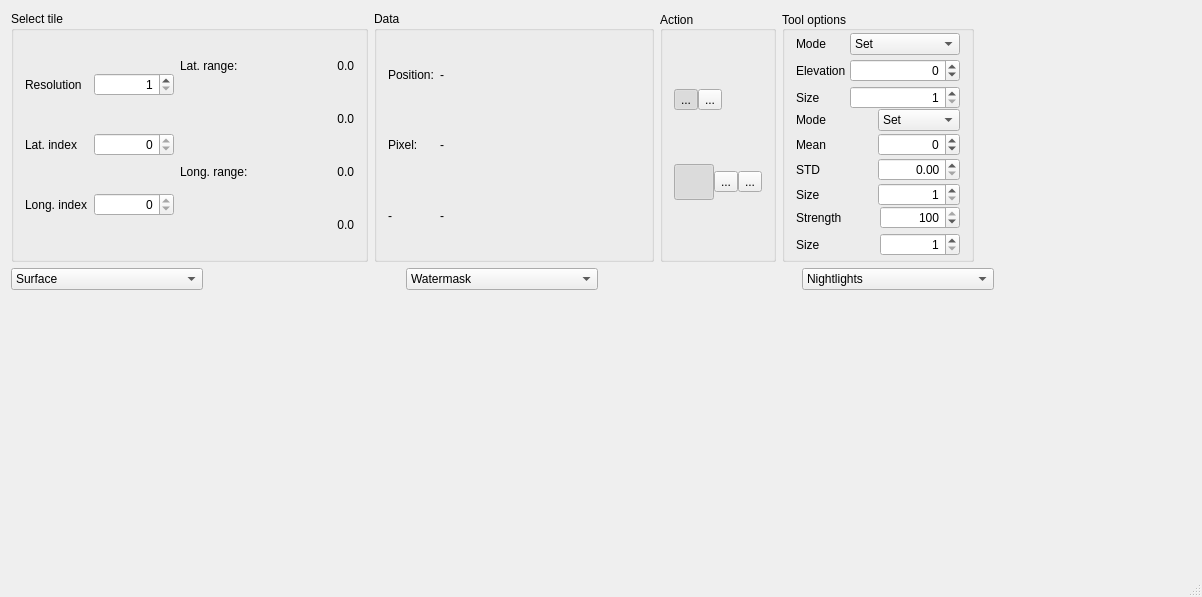
<?xml version="1.0" encoding="UTF-8"?>
<ui version="4.0">
 <class>tileedit</class>
 <widget class="QMainWindow" name="tileedit">
  <property name="geometry">
   <rect>
    <x>0</x>
    <y>0</y>
    <width>1202</width>
    <height>597</height>
   </rect>
  </property>
  <property name="windowTitle">
   <string>SpaceXpanse tileedit</string>
  </property>
  <property name="windowIcon">
   <iconset resource="tileedit.qrc">
    <normaloff>:/tileedit/resources/appicon32.png</normaloff>:/tileedit/resources/appicon32.png</iconset>
  </property>
  <widget class="QWidget" name="centralWidget">
   <property name="sizePolicy">
    <sizepolicy hsizetype="Preferred" vsizetype="Preferred">
     <horstretch>0</horstretch>
     <verstretch>0</verstretch>
    </sizepolicy>
   </property>
   <layout class="QVBoxLayout" name="verticalLayout">
    <item>
     <layout class="QHBoxLayout" name="horizontalLayout" stretch="0,0,0,0,1">
      <item>
       <widget class="QGroupBox" name="groupBox">
        <property name="title">
         <string>Select tile</string>
        </property>
        <layout class="QHBoxLayout" name="horizontalLayout_2">
         <property name="spacing">
          <number>6</number>
         </property>
         <item>
          <layout class="QGridLayout" name="gridLayout_2">
           <property name="bottomMargin">
            <number>0</number>
           </property>
           <item row="1" column="0">
            <widget class="QLabel" name="label_5">
             <property name="text">
              <string>Lat. index</string>
             </property>
            </widget>
           </item>
           <item row="0" column="0">
            <widget class="QLabel" name="label_4">
             <property name="text">
              <string>Resolution</string>
             </property>
            </widget>
           </item>
           <item row="2" column="0">
            <widget class="QLabel" name="label_6">
             <property name="text">
              <string>Long. index</string>
             </property>
            </widget>
           </item>
           <item row="0" column="1">
            <widget class="QSpinBox" name="spinResolution">
             <property name="minimumSize">
              <size>
               <width>80</width>
               <height>0</height>
              </size>
             </property>
             <property name="alignment">
              <set>Qt::AlignRight|Qt::AlignTrailing|Qt::AlignVCenter</set>
             </property>
             <property name="minimum">
              <number>1</number>
             </property>
             <property name="maximum">
              <number>19</number>
             </property>
            </widget>
           </item>
           <item row="1" column="1">
            <widget class="QSpinBox" name="spinLatidx">
             <property name="minimumSize">
              <size>
               <width>80</width>
               <height>0</height>
              </size>
             </property>
             <property name="alignment">
              <set>Qt::AlignRight|Qt::AlignTrailing|Qt::AlignVCenter</set>
             </property>
             <property name="maximum">
              <number>0</number>
             </property>
            </widget>
           </item>
           <item row="2" column="1">
            <widget class="QSpinBox" name="spinLngidx">
             <property name="minimumSize">
              <size>
               <width>80</width>
               <height>0</height>
              </size>
             </property>
             <property name="layoutDirection">
              <enum>Qt::LeftToRight</enum>
             </property>
             <property name="alignment">
              <set>Qt::AlignRight|Qt::AlignTrailing|Qt::AlignVCenter</set>
             </property>
             <property name="maximum">
              <number>0</number>
             </property>
            </widget>
           </item>
          </layout>
         </item>
         <item>
          <layout class="QGridLayout" name="gridLayout_3">
           <item row="0" column="0">
            <widget class="QLabel" name="label_7">
             <property name="text">
              <string>Lat. range:</string>
             </property>
            </widget>
           </item>
           <item row="1" column="1">
            <widget class="QLabel" name="labelLatmax">
             <property name="minimumSize">
              <size>
               <width>100</width>
               <height>0</height>
              </size>
             </property>
             <property name="text">
              <string>0.0</string>
             </property>
             <property name="alignment">
              <set>Qt::AlignRight|Qt::AlignTrailing|Qt::AlignVCenter</set>
             </property>
            </widget>
           </item>
           <item row="0" column="1">
            <widget class="QLabel" name="labelLatmin">
             <property name="minimumSize">
              <size>
               <width>100</width>
               <height>0</height>
              </size>
             </property>
             <property name="text">
              <string>0.0</string>
             </property>
             <property name="alignment">
              <set>Qt::AlignRight|Qt::AlignTrailing|Qt::AlignVCenter</set>
             </property>
            </widget>
           </item>
           <item row="2" column="1">
            <widget class="QLabel" name="labelLngmin">
             <property name="minimumSize">
              <size>
               <width>100</width>
               <height>0</height>
              </size>
             </property>
             <property name="text">
              <string>0.0</string>
             </property>
             <property name="alignment">
              <set>Qt::AlignRight|Qt::AlignTrailing|Qt::AlignVCenter</set>
             </property>
            </widget>
           </item>
           <item row="2" column="0">
            <widget class="QLabel" name="label_11">
             <property name="text">
              <string>Long. range:</string>
             </property>
            </widget>
           </item>
           <item row="3" column="1">
            <widget class="QLabel" name="labelLngmax">
             <property name="minimumSize">
              <size>
               <width>100</width>
               <height>0</height>
              </size>
             </property>
             <property name="text">
              <string>0.0</string>
             </property>
             <property name="alignment">
              <set>Qt::AlignRight|Qt::AlignTrailing|Qt::AlignVCenter</set>
             </property>
            </widget>
           </item>
          </layout>
         </item>
        </layout>
       </widget>
      </item>
      <item>
       <widget class="QGroupBox" name="groupTileData">
        <property name="title">
         <string>Data</string>
        </property>
        <layout class="QGridLayout" name="gridLayout_5">
         <item row="1" column="1">
          <widget class="QLabel" name="labelData2">
           <property name="text">
            <string>-</string>
           </property>
          </widget>
         </item>
         <item row="1" column="0">
          <widget class="QLabel" name="labelKey2">
           <property name="text">
            <string>Pixel:</string>
           </property>
          </widget>
         </item>
         <item row="0" column="0">
          <widget class="QLabel" name="labelKey1">
           <property name="text">
            <string>Position:</string>
           </property>
          </widget>
         </item>
         <item row="0" column="1">
          <widget class="QLabel" name="labelData1">
           <property name="minimumSize">
            <size>
             <width>200</width>
             <height>0</height>
            </size>
           </property>
           <property name="text">
            <string>-</string>
           </property>
          </widget>
         </item>
         <item row="2" column="0">
          <widget class="QLabel" name="labelKey3">
           <property name="text">
            <string>-</string>
           </property>
          </widget>
         </item>
         <item row="2" column="1">
          <widget class="QLabel" name="labelData3">
           <property name="text">
            <string>-</string>
           </property>
          </widget>
         </item>
        </layout>
       </widget>
      </item>
      <item>
       <widget class="QGroupBox" name="groupBox_3">
        <property name="minimumSize">
         <size>
          <width>0</width>
          <height>0</height>
         </size>
        </property>
        <property name="title">
         <string>Action</string>
        </property>
        <property name="alignment">
         <set>Qt::AlignLeading|Qt::AlignLeft|Qt::AlignVCenter</set>
        </property>
        <property name="flat">
         <bool>false</bool>
        </property>
        <layout class="QVBoxLayout" name="verticalLayout_2">
         <property name="spacing">
          <number>0</number>
         </property>
         <property name="topMargin">
          <number>4</number>
         </property>
         <property name="bottomMargin">
          <number>4</number>
         </property>
         <item>
          <layout class="QHBoxLayout" name="horizontalLayout_6">
           <property name="spacing">
            <number>0</number>
           </property>
           <property name="bottomMargin">
            <number>0</number>
           </property>
           <item>
            <widget class="QToolButton" name="btnActionNavigate">
             <property name="toolTip">
              <string>Navigate</string>
             </property>
             <property name="text">
              <string>...</string>
             </property>
             <property name="icon">
              <iconset resource="tileedit.qrc">
               <normaloff>:/tileedit/resources/icon_navigate_inactive.png</normaloff>
               <normalon>:/tileedit/resources/icon_navigate.png</normalon>
               <disabledoff>:/tileedit/resources/icon_navigate.png</disabledoff>
               <disabledon>:/tileedit/resources/icon_navigate.png</disabledon>
               <activeoff>:/tileedit/resources/icon_navigate.png</activeoff>
               <activeon>:/tileedit/resources/icon_navigate.png</activeon>
               <selectedoff>:/tileedit/resources/icon_navigate.png</selectedoff>
               <selectedon>:/tileedit/resources/icon_navigate.png</selectedon>:/tileedit/resources/icon_navigate_inactive.png</iconset>
             </property>
             <property name="iconSize">
              <size>
               <width>32</width>
               <height>32</height>
              </size>
             </property>
             <property name="checkable">
              <bool>true</bool>
             </property>
             <property name="checked">
              <bool>true</bool>
             </property>
             <property name="autoExclusive">
              <bool>true</bool>
             </property>
             <attribute name="buttonGroup">
              <string notr="true">bgrpAction</string>
             </attribute>
            </widget>
           </item>
           <item>
            <widget class="QToolButton" name="btnActionElevEdit">
             <property name="toolTip">
              <string>Edit elevation</string>
             </property>
             <property name="text">
              <string>...</string>
             </property>
             <property name="icon">
              <iconset resource="tileedit.qrc">
               <normaloff>:/tileedit/resources/icon_elevedit_inactive.png</normaloff>
               <normalon>:/tileedit/resources/icon_elevedit.png</normalon>
               <disabledon>:/tileedit/resources/icon_elevedit.png</disabledon>:/tileedit/resources/icon_elevedit_inactive.png</iconset>
             </property>
             <property name="iconSize">
              <size>
               <width>32</width>
               <height>32</height>
              </size>
             </property>
             <property name="checkable">
              <bool>true</bool>
             </property>
             <property name="autoExclusive">
              <bool>true</bool>
             </property>
             <attribute name="buttonGroup">
              <string notr="true">bgrpAction</string>
             </attribute>
            </widget>
           </item>
           <item>
            <spacer name="horizontalSpacer_2">
             <property name="orientation">
              <enum>Qt::Horizontal</enum>
             </property>
             <property name="sizeType">
              <enum>QSizePolicy::MinimumExpanding</enum>
             </property>
             <property name="sizeHint" stdset="0">
              <size>
               <width>20</width>
               <height>20</height>
              </size>
             </property>
            </spacer>
           </item>
          </layout>
         </item>
         <item>
          <widget class="QWidget" name="widget" native="true">
           <property name="sizePolicy">
            <sizepolicy hsizetype="Preferred" vsizetype="Fixed">
             <horstretch>0</horstretch>
             <verstretch>0</verstretch>
            </sizepolicy>
           </property>
           <property name="minimumSize">
            <size>
             <width>0</width>
             <height>36</height>
            </size>
           </property>
           <property name="maximumSize">
            <size>
             <width>16777215</width>
             <height>36</height>
            </size>
           </property>
           <layout class="QHBoxLayout" name="horizontalLayout_8">
            <property name="spacing">
             <number>0</number>
            </property>
            <property name="leftMargin">
             <number>0</number>
            </property>
            <property name="topMargin">
             <number>0</number>
            </property>
            <property name="rightMargin">
             <number>0</number>
            </property>
            <property name="bottomMargin">
             <number>0</number>
            </property>
            <item>
             <widget class="QWidget" name="widgetElevEditTools" native="true">
              <property name="enabled">
               <bool>true</bool>
              </property>
              <layout class="QHBoxLayout" name="horizontalLayout_7">
               <property name="spacing">
                <number>0</number>
               </property>
               <property name="leftMargin">
                <number>0</number>
               </property>
               <property name="topMargin">
                <number>0</number>
               </property>
               <property name="rightMargin">
                <number>0</number>
               </property>
               <property name="bottomMargin">
                <number>0</number>
               </property>
               <item>
                <widget class="QToolButton" name="btnElevPaint">
                 <property name="toolTip">
                  <string>Paint elevation value</string>
                 </property>
                 <property name="text">
                  <string/>
                 </property>
                 <property name="icon">
                  <iconset resource="tileedit.qrc">
                   <normaloff>:/tileedit/resources/icon_elevedit_paint_inactive.png</normaloff>
                   <normalon>:/tileedit/resources/icon_elevedit_paint.png</normalon>:/tileedit/resources/icon_elevedit_paint_inactive.png</iconset>
                 </property>
                 <property name="iconSize">
                  <size>
                   <width>32</width>
                   <height>32</height>
                  </size>
                 </property>
                 <property name="checkable">
                  <bool>true</bool>
                 </property>
                 <property name="checked">
                  <bool>true</bool>
                 </property>
                 <property name="autoExclusive">
                  <bool>true</bool>
                 </property>
                 <attribute name="buttonGroup">
                  <string notr="true">bgrpEdit</string>
                 </attribute>
                </widget>
               </item>
               <item>
                <widget class="QToolButton" name="btnElevRandom">
                 <property name="toolTip">
                  <string>Paint random elevation values</string>
                 </property>
                 <property name="text">
                  <string>...</string>
                 </property>
                 <property name="icon">
                  <iconset resource="tileedit.qrc">
                   <normaloff>:/tileedit/resources/icon_elevedit_random_inactive.png</normaloff>
                   <normalon>:/tileedit/resources/icon_elevedit_random.png</normalon>:/tileedit/resources/icon_elevedit_random_inactive.png</iconset>
                 </property>
                 <property name="iconSize">
                  <size>
                   <width>32</width>
                   <height>32</height>
                  </size>
                 </property>
                 <property name="checkable">
                  <bool>true</bool>
                 </property>
                 <property name="autoExclusive">
                  <bool>true</bool>
                 </property>
                 <attribute name="buttonGroup">
                  <string notr="true">bgrpEdit</string>
                 </attribute>
                </widget>
               </item>
               <item>
                <widget class="QToolButton" name="btnElevErase">
                 <property name="toolTip">
                  <string>Erase modifications</string>
                 </property>
                 <property name="text">
                  <string>...</string>
                 </property>
                 <property name="icon">
                  <iconset resource="tileedit.qrc">
                   <normaloff>:/tileedit/resources/icon_elevedit_erase_inactive.png</normaloff>
                   <normalon>:/tileedit/resources/icon_elevedit_erase.png</normalon>:/tileedit/resources/icon_elevedit_erase_inactive.png</iconset>
                 </property>
                 <property name="iconSize">
                  <size>
                   <width>32</width>
                   <height>32</height>
                  </size>
                 </property>
                 <property name="checkable">
                  <bool>true</bool>
                 </property>
                 <property name="autoExclusive">
                  <bool>true</bool>
                 </property>
                 <attribute name="buttonGroup">
                  <string notr="true">bgrpEdit</string>
                 </attribute>
                </widget>
               </item>
              </layout>
             </widget>
            </item>
           </layout>
          </widget>
         </item>
        </layout>
       </widget>
      </item>
      <item>
       <widget class="QGroupBox" name="gboxToolOptions">
        <property name="title">
         <string>Tool options</string>
        </property>
        <property name="alignment">
         <set>Qt::AlignLeading|Qt::AlignLeft|Qt::AlignVCenter</set>
        </property>
        <layout class="QVBoxLayout" name="verticalLayout_3">
         <property name="spacing">
          <number>0</number>
         </property>
         <property name="topMargin">
          <number>2</number>
         </property>
         <property name="bottomMargin">
          <number>2</number>
         </property>
         <item>
          <widget class="QWidget" name="widgetElevPaint" native="true">
           <property name="sizePolicy">
            <sizepolicy hsizetype="Preferred" vsizetype="Fixed">
             <horstretch>0</horstretch>
             <verstretch>0</verstretch>
            </sizepolicy>
           </property>
           <layout class="QGridLayout" name="gridLayout_4">
            <property name="leftMargin">
             <number>0</number>
            </property>
            <property name="topMargin">
             <number>0</number>
            </property>
            <property name="rightMargin">
             <number>0</number>
            </property>
            <property name="bottomMargin">
             <number>0</number>
            </property>
            <property name="spacing">
             <number>4</number>
            </property>
            <item row="1" column="0">
             <widget class="QLabel" name="label">
              <property name="text">
               <string>Elevation</string>
              </property>
             </widget>
            </item>
            <item row="1" column="1">
             <widget class="QSpinBox" name="spinElevPaintValue">
              <property name="alignment">
               <set>Qt::AlignRight|Qt::AlignTrailing|Qt::AlignVCenter</set>
              </property>
              <property name="minimum">
               <number>-100000</number>
              </property>
              <property name="maximum">
               <number>10000</number>
              </property>
             </widget>
            </item>
            <item row="2" column="0">
             <widget class="QLabel" name="label_2">
              <property name="text">
               <string>Size</string>
              </property>
             </widget>
            </item>
            <item row="2" column="1">
             <widget class="QSpinBox" name="spinElevPaintSize">
              <property name="alignment">
               <set>Qt::AlignRight|Qt::AlignTrailing|Qt::AlignVCenter</set>
              </property>
              <property name="minimum">
               <number>1</number>
              </property>
              <property name="maximum">
               <number>5</number>
              </property>
             </widget>
            </item>
            <item row="0" column="0">
             <widget class="QLabel" name="label_3">
              <property name="text">
               <string>Mode</string>
              </property>
             </widget>
            </item>
            <item row="0" column="1">
             <widget class="QComboBox" name="comboElevPaintMode">
              <item>
               <property name="text">
                <string>Set</string>
               </property>
              </item>
              <item>
               <property name="text">
                <string>Add</string>
               </property>
              </item>
              <item>
               <property name="text">
                <string>No lower than</string>
               </property>
              </item>
              <item>
               <property name="text">
                <string>No higher than</string>
               </property>
              </item>
             </widget>
            </item>
           </layout>
          </widget>
         </item>
         <item>
          <widget class="QWidget" name="widgetElevRandom" native="true">
           <layout class="QGridLayout" name="gridLayout_7" rowstretch="0,0,0,0">
            <property name="leftMargin">
             <number>0</number>
            </property>
            <property name="topMargin">
             <number>0</number>
            </property>
            <property name="rightMargin">
             <number>0</number>
            </property>
            <property name="bottomMargin">
             <number>0</number>
            </property>
            <property name="horizontalSpacing">
             <number>0</number>
            </property>
            <property name="verticalSpacing">
             <number>2</number>
            </property>
            <item row="1" column="0">
             <widget class="QLabel" name="label_10">
              <property name="text">
               <string>Mean</string>
              </property>
             </widget>
            </item>
            <item row="1" column="1">
             <widget class="QSpinBox" name="spinElevRandomValue">
              <property name="alignment">
               <set>Qt::AlignRight|Qt::AlignTrailing|Qt::AlignVCenter</set>
              </property>
              <property name="minimum">
               <number>-100000</number>
              </property>
              <property name="maximum">
               <number>100000</number>
              </property>
             </widget>
            </item>
            <item row="2" column="0">
             <widget class="QLabel" name="label_12">
              <property name="text">
               <string>STD</string>
              </property>
             </widget>
            </item>
            <item row="2" column="1">
             <widget class="QDoubleSpinBox" name="dspinElevRandomStd">
              <property name="alignment">
               <set>Qt::AlignRight|Qt::AlignTrailing|Qt::AlignVCenter</set>
              </property>
              <property name="maximum">
               <double>20.000000000000000</double>
              </property>
             </widget>
            </item>
            <item row="3" column="0">
             <widget class="QLabel" name="label_13">
              <property name="text">
               <string>Size</string>
              </property>
             </widget>
            </item>
            <item row="3" column="1">
             <widget class="QSpinBox" name="spinElevRandomSize">
              <property name="alignment">
               <set>Qt::AlignRight|Qt::AlignTrailing|Qt::AlignVCenter</set>
              </property>
              <property name="minimum">
               <number>1</number>
              </property>
              <property name="maximum">
               <number>100</number>
              </property>
             </widget>
            </item>
            <item row="0" column="0">
             <widget class="QLabel" name="label_14">
              <property name="text">
               <string>Mode</string>
              </property>
             </widget>
            </item>
            <item row="0" column="1">
             <widget class="QComboBox" name="comboElevRandomMode">
              <item>
               <property name="text">
                <string>Set</string>
               </property>
              </item>
              <item>
               <property name="text">
                <string>Add</string>
               </property>
              </item>
             </widget>
            </item>
           </layout>
          </widget>
         </item>
         <item>
          <widget class="QWidget" name="widgetElevErase" native="true">
           <layout class="QGridLayout" name="gridLayout_6">
            <property name="leftMargin">
             <number>0</number>
            </property>
            <property name="topMargin">
             <number>0</number>
            </property>
            <property name="rightMargin">
             <number>0</number>
            </property>
            <property name="bottomMargin">
             <number>0</number>
            </property>
            <property name="spacing">
             <number>4</number>
            </property>
            <item row="1" column="0">
             <widget class="QLabel" name="label_8">
              <property name="minimumSize">
               <size>
                <width>0</width>
                <height>0</height>
               </size>
              </property>
              <property name="text">
               <string>Size</string>
              </property>
             </widget>
            </item>
            <item row="1" column="1">
             <widget class="QSpinBox" name="spinElevEraseSize">
              <property name="minimumSize">
               <size>
                <width>0</width>
                <height>0</height>
               </size>
              </property>
              <property name="alignment">
               <set>Qt::AlignRight|Qt::AlignTrailing|Qt::AlignVCenter</set>
              </property>
              <property name="minimum">
               <number>1</number>
              </property>
              <property name="maximum">
               <number>5</number>
              </property>
             </widget>
            </item>
            <item row="0" column="0">
             <widget class="QLabel" name="label_9">
              <property name="text">
               <string>Strength</string>
              </property>
             </widget>
            </item>
            <item row="0" column="1">
             <widget class="QSpinBox" name="spinElevEraseStrength">
              <property name="alignment">
               <set>Qt::AlignRight|Qt::AlignTrailing|Qt::AlignVCenter</set>
              </property>
              <property name="minimum">
               <number>1</number>
              </property>
              <property name="maximum">
               <number>100</number>
              </property>
              <property name="value">
               <number>100</number>
              </property>
             </widget>
            </item>
           </layout>
          </widget>
         </item>
         <item>
          <spacer name="verticalSpacer">
           <property name="orientation">
            <enum>Qt::Vertical</enum>
           </property>
           <property name="sizeType">
            <enum>QSizePolicy::Ignored</enum>
           </property>
           <property name="sizeHint" stdset="0">
            <size>
             <width>20</width>
             <height>1</height>
            </size>
           </property>
          </spacer>
         </item>
        </layout>
       </widget>
      </item>
      <item>
       <spacer name="horizontalSpacer">
        <property name="orientation">
         <enum>Qt::Horizontal</enum>
        </property>
        <property name="sizeHint" stdset="0">
         <size>
          <width>40</width>
          <height>20</height>
         </size>
        </property>
       </spacer>
      </item>
     </layout>
    </item>
    <item>
     <layout class="QGridLayout" name="gridLayout" rowstretch="0,0,0" columnstretch="0,0,0">
      <property name="sizeConstraint">
       <enum>QLayout::SetFixedSize</enum>
      </property>
      <property name="bottomMargin">
       <number>0</number>
      </property>
      <item row="2" column="1">
       <widget class="Colorbar" name="widgetColourbar1" native="true">
        <property name="minimumSize">
         <size>
          <width>0</width>
          <height>34</height>
         </size>
        </property>
       </widget>
      </item>
      <item row="1" column="0">
       <widget class="TileCanvas" name="widgetCanvas0" native="true">
        <property name="sizePolicy">
         <sizepolicy hsizetype="Preferred" vsizetype="Preferred">
          <horstretch>0</horstretch>
          <verstretch>1</verstretch>
         </sizepolicy>
        </property>
       </widget>
      </item>
      <item row="0" column="1">
       <layout class="QHBoxLayout" name="horizontalLayout_4">
        <item>
         <widget class="QComboBox" name="comboLayerType1">
          <property name="sizePolicy">
           <sizepolicy hsizetype="Preferred" vsizetype="Preferred">
            <horstretch>0</horstretch>
            <verstretch>0</verstretch>
           </sizepolicy>
          </property>
          <property name="currentIndex">
           <number>1</number>
          </property>
          <item>
           <property name="text">
            <string>Surface</string>
           </property>
          </item>
          <item>
           <property name="text">
            <string>Watermask</string>
           </property>
          </item>
          <item>
           <property name="text">
            <string>Nightlights</string>
           </property>
          </item>
          <item>
           <property name="text">
            <string>Elevation</string>
           </property>
          </item>
          <item>
           <property name="text">
            <string>Elevation_mod</string>
           </property>
          </item>
         </widget>
        </item>
        <item>
         <widget class="QLabel" name="labelFileId1">
          <property name="text">
           <string/>
          </property>
          <property name="textFormat">
           <enum>Qt::PlainText</enum>
          </property>
          <property name="alignment">
           <set>Qt::AlignRight|Qt::AlignTrailing|Qt::AlignVCenter</set>
          </property>
         </widget>
        </item>
       </layout>
      </item>
      <item row="0" column="0">
       <layout class="QHBoxLayout" name="horizontalLayout_3">
        <item>
         <widget class="QComboBox" name="comboLayerType0">
          <property name="sizePolicy">
           <sizepolicy hsizetype="Preferred" vsizetype="Preferred">
            <horstretch>0</horstretch>
            <verstretch>0</verstretch>
           </sizepolicy>
          </property>
          <item>
           <property name="text">
            <string>Surface</string>
           </property>
          </item>
          <item>
           <property name="text">
            <string>Watermask</string>
           </property>
          </item>
          <item>
           <property name="text">
            <string>Nightlights</string>
           </property>
          </item>
          <item>
           <property name="text">
            <string>Elevation</string>
           </property>
          </item>
          <item>
           <property name="text">
            <string>Elevation_mod</string>
           </property>
          </item>
         </widget>
        </item>
        <item>
         <widget class="QLabel" name="labelFileId0">
          <property name="sizePolicy">
           <sizepolicy hsizetype="Preferred" vsizetype="Preferred">
            <horstretch>0</horstretch>
            <verstretch>0</verstretch>
           </sizepolicy>
          </property>
          <property name="text">
           <string/>
          </property>
          <property name="textFormat">
           <enum>Qt::PlainText</enum>
          </property>
          <property name="alignment">
           <set>Qt::AlignRight|Qt::AlignTrailing|Qt::AlignVCenter</set>
          </property>
         </widget>
        </item>
       </layout>
      </item>
      <item row="2" column="0">
       <widget class="Colorbar" name="widgetColourbar0" native="true">
        <property name="minimumSize">
         <size>
          <width>0</width>
          <height>34</height>
         </size>
        </property>
       </widget>
      </item>
      <item row="0" column="2">
       <layout class="QHBoxLayout" name="horizontalLayout_5">
        <item>
         <widget class="QComboBox" name="comboLayerType2">
          <property name="sizePolicy">
           <sizepolicy hsizetype="Preferred" vsizetype="Preferred">
            <horstretch>0</horstretch>
            <verstretch>0</verstretch>
           </sizepolicy>
          </property>
          <property name="currentIndex">
           <number>2</number>
          </property>
          <item>
           <property name="text">
            <string>Surface</string>
           </property>
          </item>
          <item>
           <property name="text">
            <string>Watermask</string>
           </property>
          </item>
          <item>
           <property name="text">
            <string>Nightlights</string>
           </property>
          </item>
          <item>
           <property name="text">
            <string>Elevation</string>
           </property>
          </item>
          <item>
           <property name="text">
            <string>Elevation_mod</string>
           </property>
          </item>
         </widget>
        </item>
        <item>
         <widget class="QLabel" name="labelFileId2">
          <property name="text">
           <string/>
          </property>
          <property name="textFormat">
           <enum>Qt::PlainText</enum>
          </property>
          <property name="alignment">
           <set>Qt::AlignRight|Qt::AlignTrailing|Qt::AlignVCenter</set>
          </property>
         </widget>
        </item>
       </layout>
      </item>
      <item row="1" column="1">
       <widget class="TileCanvas" name="widgetCanvas1" native="true">
        <property name="sizePolicy">
         <sizepolicy hsizetype="Preferred" vsizetype="Preferred">
          <horstretch>0</horstretch>
          <verstretch>1</verstretch>
         </sizepolicy>
        </property>
       </widget>
      </item>
      <item row="1" column="2">
       <widget class="TileCanvas" name="widgetCanvas2" native="true">
        <property name="sizePolicy">
         <sizepolicy hsizetype="Preferred" vsizetype="Preferred">
          <horstretch>0</horstretch>
          <verstretch>1</verstretch>
         </sizepolicy>
        </property>
       </widget>
      </item>
      <item row="2" column="2">
       <widget class="Colorbar" name="widgetColourbar2" native="true">
        <property name="minimumSize">
         <size>
          <width>0</width>
          <height>34</height>
         </size>
        </property>
       </widget>
      </item>
     </layout>
    </item>
   </layout>
  </widget>
  <widget class="QMenuBar" name="menuBar">
   <property name="geometry">
    <rect>
     <x>0</x>
     <y>0</y>
     <width>1202</width>
     <height>21</height>
    </rect>
   </property>
   <property name="nativeMenuBar">
    <bool>true</bool>
   </property>
  </widget>
  <widget class="QStatusBar" name="statusBar"/>
 </widget>
 <layoutdefault spacing="6" margin="11"/>
 <customwidgets>
  <customwidget>
   <class>TileCanvas</class>
   <extends>QWidget</extends>
   <header>tilecanvas.h</header>
   <container>1</container>
  </customwidget>
  <customwidget>
   <class>Colorbar</class>
   <extends>QWidget</extends>
   <header>colorbar.h</header>
   <container>1</container>
  </customwidget>
 </customwidgets>
 <resources>
  <include location="tileedit.qrc"/>
 </resources>
 <connections/>
 <buttongroups>
  <buttongroup name="bgrpEdit"/>
  <buttongroup name="bgrpAction"/>
 </buttongroups>
</ui>
